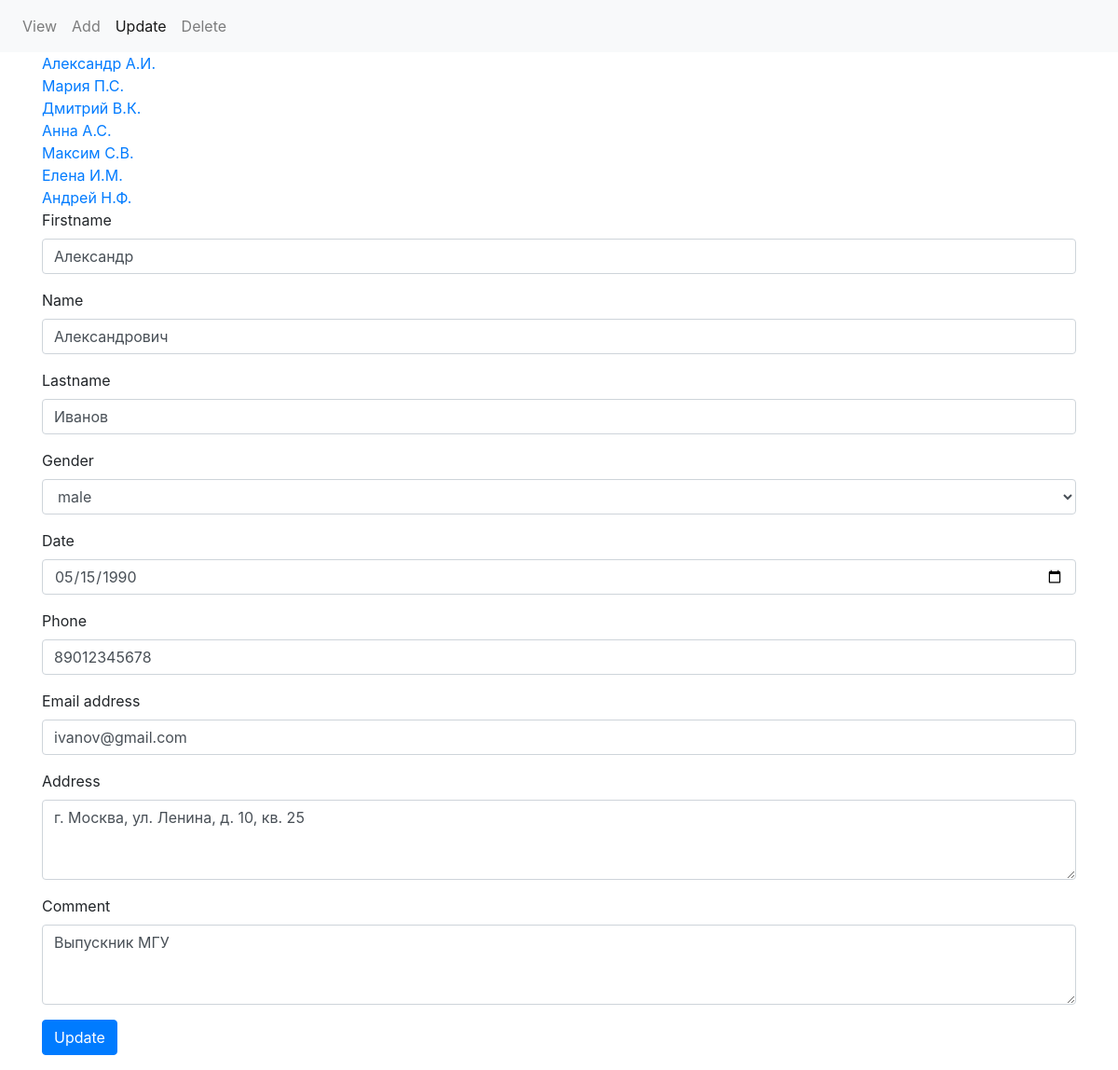
Page /?p=update&id=1 on the committed database.
### tables this page shows
CREATE TABLE `friends` (
  `id` int(11) NOT NULL,
  `firstname` varchar(256) NOT NULL,
  `name` varchar(256) NOT NULL,
  `lastname` varchar(256) NOT NULL,
  `gender` varchar(256) NOT NULL,
  `date` date NOT NULL,
  `phone` bigint(20) NOT NULL,
  `address` varchar(256) NOT NULL,
  `email` varchar(256) NOT NULL,
  `comment` varchar(256) DEFAULT NULL
);

### update.php (the view, shortened to what this page needs)
<?php
    $sql = 'SELECT `id`, `firstname`,
            LEFT(`name`, 1) N, LEFT(`lastname`, 1) L
            FROM `friends`';
    $res = mysqli_query($connect, $sql);
?>
<div class="container">
    <?php while($row = mysqli_fetch_assoc($res)):?>
        <a href="?p=update&id=<?=$row['id'];?>"><?=$row['firstname'].' '.$row['N'].'.'.$row['L'].'.<br>'?></a>
    <?php endwhile;?>
    <?php if (isset($_GET['id'])) include('form.php');?>
</div>

### form.php (shortened to what this page needs)
<?php
  $sql = 'SELECT * FROM `friends` WHERE `id`='.$_GET['id'];
  $res = mysqli_query($connect, $sql);
  $row = mysqli_fetch_assoc($res);
?>
<form action="index.php" method="POST">
    <div class="form-group">
        <label for="firstname">Firstname</label>
        <input required type="text" class="form-control" id="firstname" name="firstname" value="<?=$row['firstname']?>">
  </div>
  <div class="form-group">
        <label for="name">Name</label>
        <input required type="text" class="form-control" id="name" name="name" value="<?=$row['name']?>">
  </div>
  <div class="form-group">
        <label for="lastname">Lastname</label>
        <input required type="text" class="form-control" id="lastname" name="lastname" value="<?=$row['lastname']?>">
  </div>
  <div class="form-group">
    <label for="gender">Gender</label>
    <select class="form-control" id="gender" name="gender">
      <option <?php if($row['gender'] == 'male') echo 'selected'?>>male</option>
    </select>
  </div>
  <div class="form-group">
        <label for="date">Date</label>
        <input type="date" class="form-control" id="date" name="date" value="<?=$row['date']?>">
  </div>
  <div class="form-group">
        <label for="phone">Phone</label>
        <input required type="tel" class="form-control" id="phone" name="phone" value="<?=$row['phone']?>">
  </div>
  <div class="form-group">
    <label for="email">Email address</label>
    <input required type="email" class="form-control" id="email" placeholder="name@example.com" value="<?=$row['email'];?>" name="email">
  </div>
  <div class="form-group">
    <label for="address">Address</label>
    <textarea required class="form-control" id="address" rows="3" name="address"><?=$row['address']?></textarea>
  </div>
  <div class="form-group">
    <label for="comment">Comment</label>
    <textarea class="form-control" id="comment" rows="3" name="comment"><?=$row['comment']?></textarea>
  </div>
  <button type="submit" class="btn btn-primary mb-3">Update</button>
</form>

### rows in the picture
friends: firstname "Александр", N "А", L "И", name "Александрович", lastname "Иванов", gender "male", date "05/15/1990", phone "89012345678", email "ivanov@gmail.com", address "г. Москва, ул. Ленина, д. 10, кв. 25", comment "Выпускник МГУ"
friends: firstname "Мария", N "П", L "С"
friends: firstname "Дмитрий", N "В", L "К"
friends: firstname "Анна", N "А", L "С"
friends: firstname "Максим", N "С", L "В"
friends: firstname "Елена", N "И", L "М"
friends: firstname "Андрей", N "Н", L "Ф"
